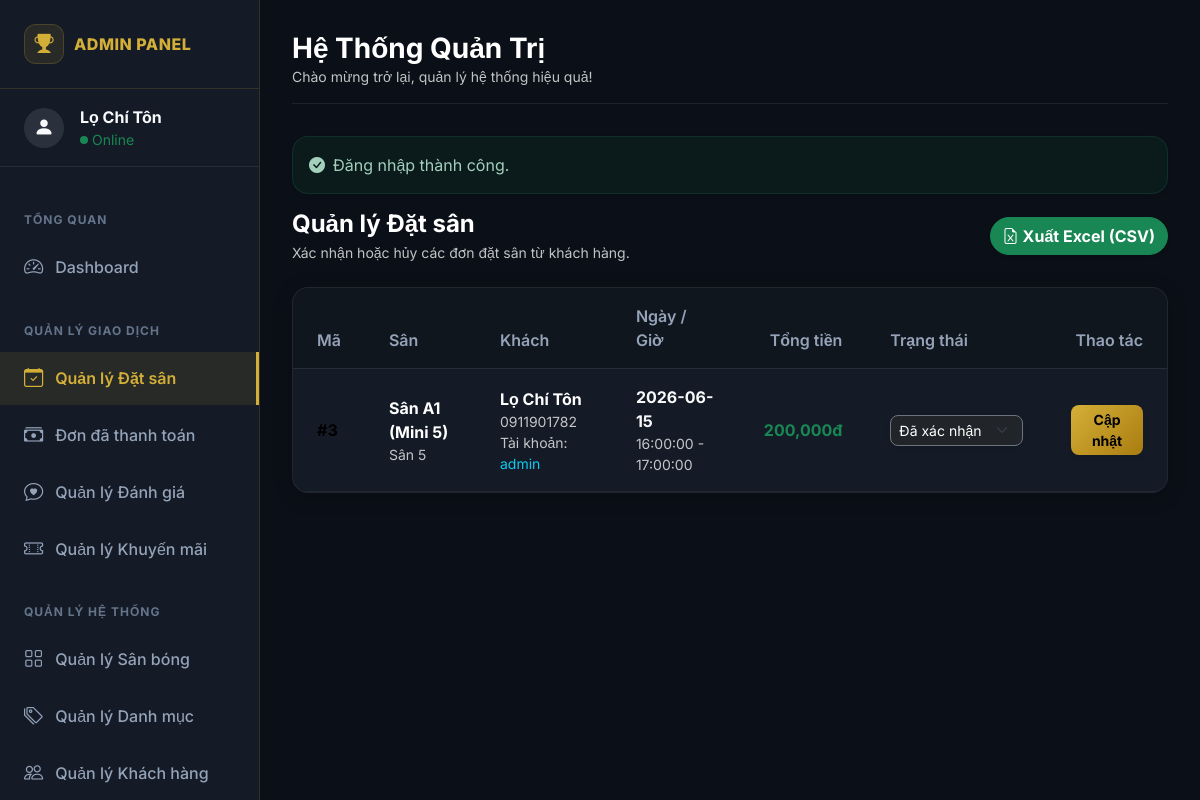
Screenshot of /index.php?controller=booking&action=bookings (signed in) with the database file from the repository.
### tables this page shows
CREATE TABLE IF NOT EXISTS `bookings` (
  `id` int NOT NULL AUTO_INCREMENT,
  `user_id` int DEFAULT NULL,
  `voucher_id` int DEFAULT NULL,
  `pitch_id` int NOT NULL,
  `customer_name` varchar(255) NOT NULL,
  `customer_phone` varchar(20) NOT NULL,
  `booking_date` date NOT NULL,
  `start_time` time NOT NULL,
  `end_time` time NOT NULL,
  `total_price` decimal(12,2) NOT NULL DEFAULT '0.00',
  `discount_amount` decimal(10,2) NOT NULL DEFAULT '0.00',
  `status` enum('PENDING','CONFIRMED','CANCELLED','PAID') NOT NULL DEFAULT 'PENDING',
  `created_at` timestamp NULL DEFAULT CURRENT_TIMESTAMP,
  PRIMARY KEY (`id`),
  KEY `fk_bookings_user` (`user_id`),
  KEY `fk_bookings_pitch` (`pitch_id`)
);

CREATE TABLE IF NOT EXISTS `pitches` (
  `id` int NOT NULL AUTO_INCREMENT,
  `name` varchar(255) NOT NULL,
  `category_id` int NOT NULL,
  `price_per_hour` decimal(10,2) NOT NULL,
  `status` enum('active','maintenance') NOT NULL DEFAULT 'active',
  `created_at` timestamp NULL DEFAULT CURRENT_TIMESTAMP,
  `image` varchar(255) DEFAULT NULL,
  PRIMARY KEY (`id`),
  KEY `fk_pitches_category` (`category_id`)
);

CREATE TABLE IF NOT EXISTS `categories` (
  `id` int NOT NULL AUTO_INCREMENT,
  `name` varchar(255) NOT NULL,
  `description` text,
  `created_at` timestamp NULL DEFAULT CURRENT_TIMESTAMP,
  PRIMARY KEY (`id`)
);

CREATE TABLE IF NOT EXISTS `users` (
  `id` int NOT NULL AUTO_INCREMENT,
  `username` varchar(50) NOT NULL,
  `password_hash` varchar(255) NOT NULL,
  `fullname` varchar(255) NOT NULL,
  `phone` varchar(20) NOT NULL,
  `role` enum('customer','admin') NOT NULL DEFAULT 'customer',
  `created_at` timestamp NULL DEFAULT CURRENT_TIMESTAMP,
  `status` enum('active','locked') NOT NULL DEFAULT 'active',
  PRIMARY KEY (`id`),
  UNIQUE KEY `username` (`username`)
);

### app/controllers/BookingController.php (called while the page is built, shortened)
<?php
require_once dirname(__DIR__) . '/models/Booking.php';
class BookingController {
    private $bookingModel;
    public function __construct() {
        $this->bookingModel = new Booking();
    }
    public function bookings() {
        $bookings = $this->bookingModel->getActiveBookings();
        include dirname(__DIR__) . '/views/layouts/admin_header.php';
        include dirname(__DIR__) . '/views/admin/bookings.php';
        include dirname(__DIR__) . '/views/layouts/admin_footer.php';
    }
}

### app/models/Database.php (called while the page is built)
<?php
class Database {
    private static $instance = null;
    private $conn;
    private function __construct() {
        $host = DB_HOST;
        $db   = DB_NAME;
        $user = DB_USER;
        $pass = DB_PASS;
        $charset = 'utf8mb4';
        $dsn = "mysql:host=$host;dbname=$db;charset=$charset";
        $options = [
            PDO::ATTR_ERRMODE            => PDO::ERRMODE_EXCEPTION,
            PDO::ATTR_DEFAULT_FETCH_MODE => PDO::FETCH_ASSOC,
            PDO::ATTR_EMULATE_PREPARES   => false,
        ];
        try {
            $this->conn = new PDO($dsn, $user, $pass, $options);
        } catch (PDOException $e) {
            throw new PDOException($e->getMessage(), (int)$e->getCode());
        }
    }
    public static function getInstance() {
        if (self::$instance === null) {
            self::$instance = new Database();
        }
        return self::$instance;
    }
    public function getConnection() {
        return $this->conn;
    }
}

### app/models/Booking.php (called while the page is built, shortened)
<?php
require_once dirname(__DIR__) . '/models/Database.php';
class Booking {
    private $conn;
    private $table_name = 'bookings';
    public function __construct() {
        $database = Database::getInstance();
        $this->conn = $database->getConnection();
    }
    public function getActiveBookings() {
        $query = "SELECT b.id, b.booking_date, b.start_time, b.end_time, b.total_price, b.status, b.created_at,
                         b.customer_name, b.customer_phone,
                         p.name AS pitch_name, c.name AS pitch_type,
                         u.username AS user_username
                  FROM " . $this->table_name . " b
                  INNER JOIN pitches p ON p.id = b.pitch_id
                  LEFT JOIN categories c ON p.category_id = c.id
                  LEFT JOIN users u ON u.id = b.user_id
                  WHERE b.status != 'PAID'
                  ORDER BY b.created_at DESC";
        $stmt = $this->conn->prepare($query);
        $stmt->execute();
        return $stmt->fetchAll();
    }
}

### app/views/admin/bookings.php (the view, shortened to what this page needs)
<div class="d-flex flex-wrap align-items-center justify-content-between gap-2 mb-4">
    <div>
        <h4 class="fw-bold text-white mb-1">Quản lý Đặt sân</h4>
        <div class="text-muted small">Xác nhận hoặc hủy các đơn đặt sân từ khách hàng.</div>
    </div>
    <a href="<?= BASE_URL ?>index.php?controller=booking&action=exportBookings" class="btn btn-success rounded-pill fw-bold shadow-sm">
        <i class="bi bi-file-earmark-excel me-1"></i>Xuất Excel (CSV)
    </a>
</div>
<div class="admin-card overflow-hidden">
    <div class="table-responsive">
        <table class="table mb-0">
            <thead>
                <tr>
                    <th class="px-4 py-3">Mã</th>
                    <th class="px-4 py-3">Sân</th>
                    <th class="px-4 py-3">Khách</th>
                    <th class="px-4 py-3">Ngày / Giờ</th>
                    <th class="px-4 py-3 text-end">Tổng tiền</th>
                    <th class="px-4 py-3">Trạng thái</th>
                    <th class="px-4 py-3 text-end">Thao tác</th>
                </tr>
            </thead>
            <tbody>
                <?php if (!empty($bookings)): ?>
                    <?php foreach ($bookings as $b): ?>
                        <?php
                        $status = $b['status'] ?? 'PENDING';
                        ?>
                        <tr>
                            <td class="px-4 py-3 fw-bold text-gold">#<?= (int)$b['id'] ?></td>
                            <td class="px-4 py-3">
                                <div class="fw-bold text-white"><?= htmlspecialchars($b['pitch_name'] ?? '', ENT_QUOTES, 'UTF-8') ?></div>
                                <div class="text-muted small"><?= htmlspecialchars($b['pitch_type'] ?? '', ENT_QUOTES, 'UTF-8') ?></div>
                            </td>
                            <td class="px-4 py-3">
                                <div class="fw-bold text-white"><?= htmlspecialchars($b['customer_name'] ?? '', ENT_QUOTES, 'UTF-8') ?></div>
                                <div class="text-muted small"><?= htmlspecialchars($b['customer_phone'] ?? '', ENT_QUOTES, 'UTF-8') ?></div>
                                <div class="text-muted small">
                                    Tài khoản: <span class="text-info"><?= htmlspecialchars($b['user_username'] ?? 'Guest', ENT_QUOTES, 'UTF-8') ?></span>
                                </div>
                            </td>
                            <td class="px-4 py-3">
                                <div class="fw-bold text-light"><?= htmlspecialchars($b['booking_date'] ?? '', ENT_QUOTES, 'UTF-8') ?></div>
                                <div class="text-muted small"><?= htmlspecialchars(($b['start_time'] ?? '') . ' - ' . ($b['end_time'] ?? ''), ENT_QUOTES, 'UTF-8') ?></div>
                            </td>
                            <td class="px-4 py-3 text-end fw-bold text-success"><?= number_format((float)($b['total_price'] ?? 0)) ?>đ</td>
                            <td class="px-4 py-3">
                                <select name="status" form="form-booking-<?= (int)$b['id'] ?>" class="form-select form-select-sm bg-dark text-white border-secondary rounded-3 shadow-sm" style="min-width: 130px;">
                                    <option value="CONFIRMED" <?= $status === 'CONFIRMED' ? 'selected' : '' ?>>Đã xác nhận</option>
                                </select>
                            </td>
                            <td class="px-4 py-3 text-end">
                                <form id="form-booking-<?= (int)$b['id'] ?>" method="POST" action="<?= BASE_URL ?>index.php?controller=booking&action=updateBookingStatus">
                                    <button class="btn btn-gold btn-sm fw-bold rounded-3 px-3 shadow-sm" type="submit">
                                        Cập nhật
                                    </button>
                                </form>
                            </td>
                        </tr>
                    <?php endforeach; ?>
                <?php endif; ?>
            </tbody>
        </table>
    </div>
</div>

### app/views/layouts/admin_header.php (style rules this page uses)
:root { --dark-bg: #0b0f17; --card-bg: #141b26; --gold: #d4af37; --gold-hover: #f3e5ab; --sidebar-width: 260px; }
body { font-family: 'Inter', sans-serif; background: var(--dark-bg); color: #ffffff; overflow-x: hidden; }
.text-muted { color: rgba(255, 255, 255, 0.75) !important; }
.admin-card { background-color: var(--card-bg); border: 1px solid rgba(255, 255, 255, 0.05); border-radius: 16px; box-shadow: 0 4px 20px rgba(0, 0, 0, 0.2); }
.table { color: #e2e8f0; margin-bottom: 0; }
.table th { background-color: rgba(0,0,0,0.2) !important; color: #94a3b8 !important; border-bottom: 1px solid rgba(255, 255, 255, 0.1) !important; font-weight: 600; padding: 1rem; }
.table td { background-color: transparent !important; border-bottom: 1px solid rgba(255, 255, 255, 0.05) !important; vertical-align: middle; padding: 1rem; }
.btn-gold { background: linear-gradient(135deg, #d4af37, #aa7c11); color: #000 !important; border: none; font-weight: 800; transition: all 0.3s ease; }

### rows the page displays
bookings: id "3", pitch.name "Sân A1 (Mini 5)", categories.name "Sân 5", customer_name "Lọ Chí Tôn", customer_phone "0911901782", user.username "admin", booking_date "2026-06-15", start_time+end_time "16:00:00 - 17:00:00", total_price "200,000", status "Đã xác nhận"

### other values shown
$_SESSION['user']['fullname'] "Lọ Chí Tôn"
$flashSuccess "Đăng nhập thành công."
